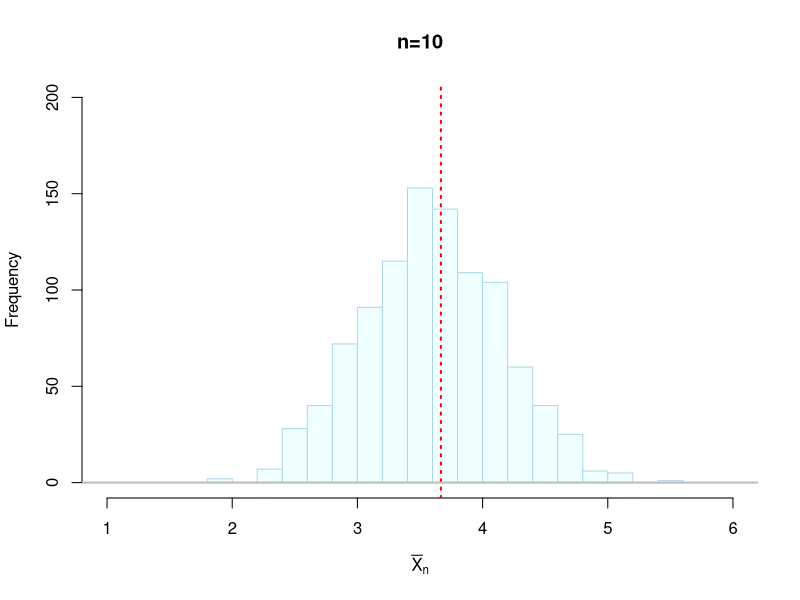
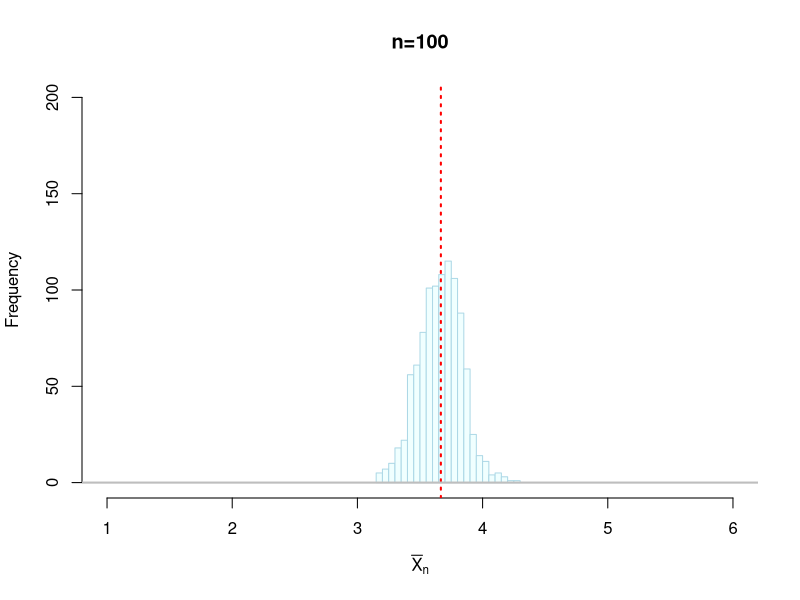
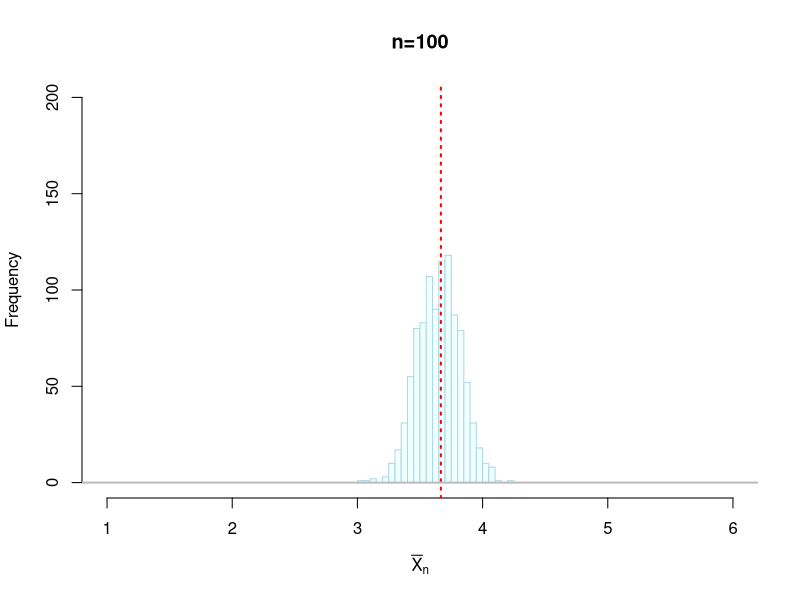
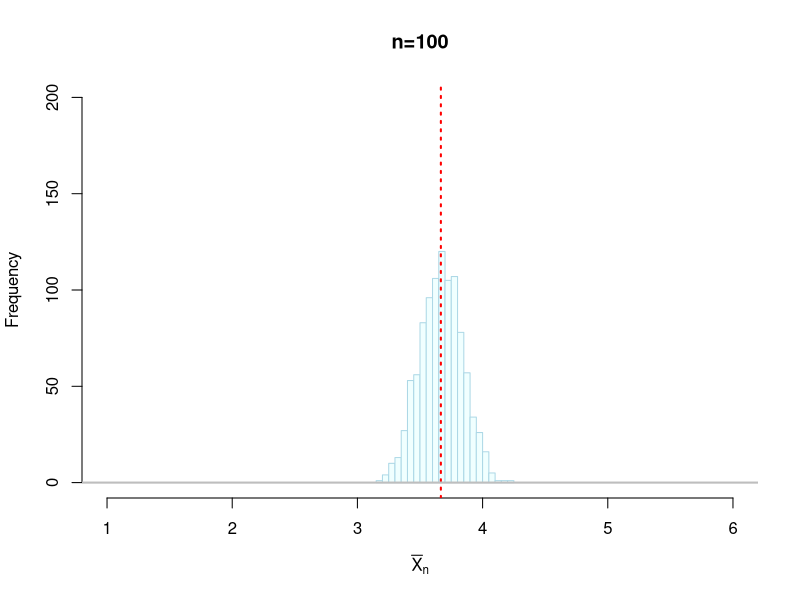
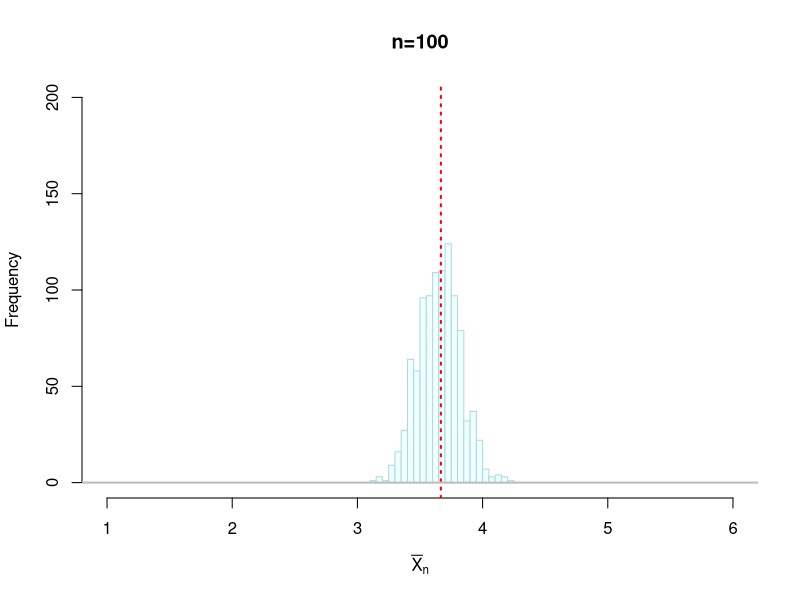
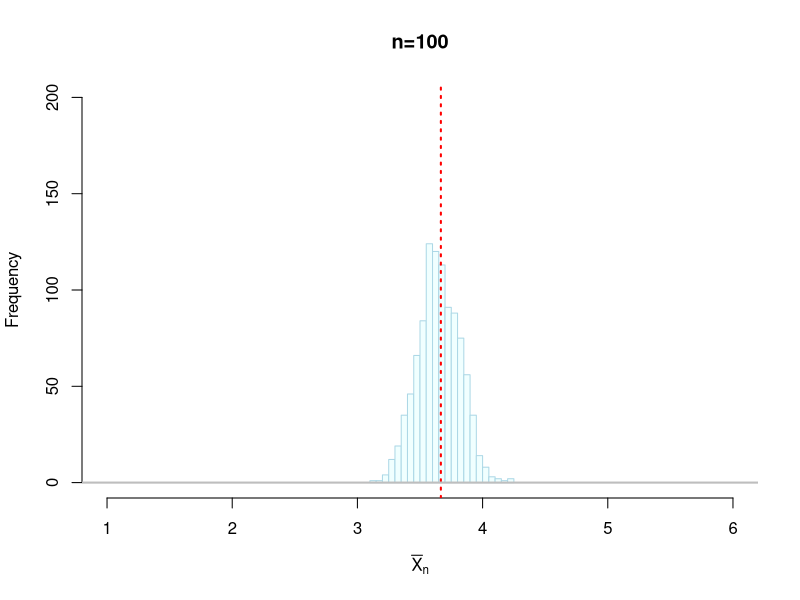
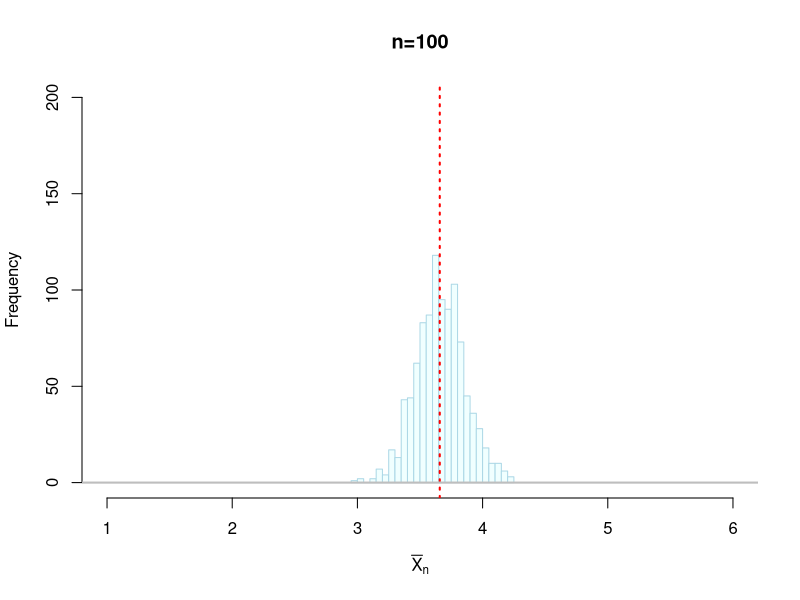
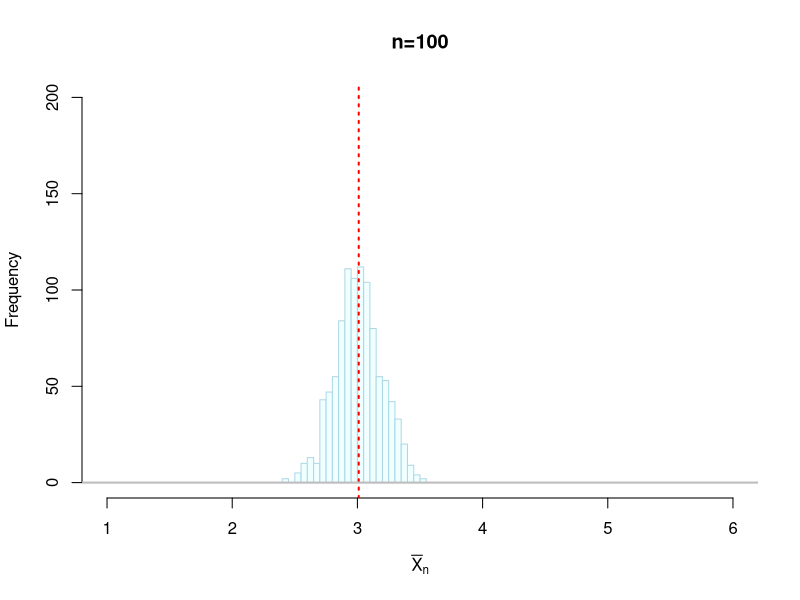

The R source for these figures, in order:
### 第6回 演習問題解答例

### 例題1
### 平均と分散の計算

p <- rep(c(1/9,2/9),3) # 確率の値 (1/9 と 2/9 を交互に3回繰り返す)
x <- 1:6 # サイコロの目の値
(mu <- sum(x*p)) # 平均値の計算
(var <- sum((x-mu)^2*p)) # 分散の計算
sqrt(var) # 標準偏差

### 練習1
### 大数の法則
set.seed(121212) # 乱数のシード値の指定
## 試行(離散分布の標本平均の計算)を定義する
myMean <- function(n,p) # 標本平均を計算する関数
    mean(sample(omega, size=n, prob=p, replace=TRUE))
omega <- 1:6 # 以下サイコロの場合で実験

## 基本の実験
p <- rep(1:2, 3) # 出現確率の比(奇数1:偶数2)
mu <- weighted.mean(omega, p) # 理論上の平均
mc <- 1000 # Monte-Carlo実験の繰り返し回数
n <- 10 # 標本数
xbars <- replicate(mc, myMean(n,p)) 
hist(xbars, breaks=20,
     col="azure", border="lightblue",
     xlim=c(1,6), ylim=c(0,200), # 描画範囲を指定
     xlab=expression(bar(X)[n]), 
     main=paste0("n=",n)) # 回数をタイトルに表示
abline(v=mu, col="red", lwd=2, lty="dotted") # 理論値
abline(h=0, col="grey", lwd=2, lty="solid")

## 乱数のシードによる違いを比較
n <- 100 # 標本数
for(i in c(12,34,56,78,90)){ # シード値を指定
    set.seed(i)
    xbars <- replicate(mc, myMean(n,p)) # mc回繰り返し
    hist(xbars, breaks=20,
	 col="azure", border="lightblue",
	 xlim=c(1,6), ylim=c(0,200), 
	 xlab=expression(bar(X)[n]), 
	 main=paste0("n=",n)) 
    abline(v=mu, col="red", lwd=2, lty="dotted")
    abline(h=0, col="grey", lwd=2, lty="solid")
}

## 出現確率の違いを比較
n <- 100 # 標本数
for(i in 1:5){ # pをランダムに設定して実験
    p <- runif(length(omega)) # 一様乱数で出現確率を設定
    mu <- weighted.mean(omega, p) # 理論上の平均
    xbars <- replicate(mc, myMean(n,p)) # mc回繰り返し
    hist(xbars, breaks=20,
	 col="azure", border="lightblue",
	 xlim=c(1,6), ylim=c(0,200), 
	 xlab=expression(bar(X)[n]), 
	 main=paste0("n=",n)) 
    abline(v=mu, col="red", lwd=2, lty="dotted")
    abline(h=0, col="grey", lwd=2, lty="solid")
}

## サンプル数の違いを比較
p <- rep(1:2, 3) # 出現確率は元の設定
mu <- weighted.mean(omega, p) # 理論上の平均
for(n in c(10,100,1000)){ # サンプル数を変えて実験
    xbars <- replicate(mc, myMean(n,p)) # mc回繰り返し
    hist(xbars, breaks=20,
	 col="azure", border="lightblue",
	 xlim=c(1,6), ylim=c(0,200),
	 xlab=expression(bar(X)[n]), 
	 main=paste0("n=",n)) 
    abline(v=mu, col="red", lwd=2, lty="dotted")
    abline(h=0, col="grey", lwd=2, lty="solid")
}

### 中心極限定理
set.seed(232323)    # 乱数のシード値の指定
## 試行(離散分布の標本平均の計算)を定義する
myMean <- function(n,p) # 標本平均を計算する関数
    mean(sample(omega, size=n, prob=p, replace=TRUE))
omega <- 1:6 # 以下サイコロの場合で実験
mc <- 10000 # Monte-Carlo実験の繰り返し回数

## 出現確率の違いを比較
n <- 1000 # 標本数
for(i in 1:5){ # pをランダムに設定して実験
    p <- runif(length(omega)) # 一様乱数で出現確率を設定
    mu <- weighted.mean(omega, p) # 理論上の平均
    sigma <- sqrt( # 理論上の標準偏差(分散の平方根)
        weighted.mean(omega^2,p)-mu^2)
    xbars <- replicate(mc, myMean(n,p)) 
    hist(sqrt(n)*(xbars - mu)/sigma, breaks=30,
         freq=FALSE, 
         xlim=c(-3, 3), ylim=c(0,0.55),  
         col="orange", border="orchid",
         xlab=expression(sqrt(n)*(bar(X)[n]-mu)/sigma),
         main=paste0("n=",n))
    curve(dnorm, add=TRUE, col="red", lwd=2) 
}

## サンプル数の違いを比較
p <- rep(1:2, 3) # 出現確率の比(奇数1:偶数2) (9で割らなくても大丈夫)
(mu <- weighted.mean(omega, p)) # 理論上の平均
(sigma <- sqrt( # 理論上の標準偏差(分散の平方根)
     weighted.mean(omega^2,p)-mu^2)) 
for(n in c(1,10,100,1000)){ # サンプル数を変えて実験
    xbars <- replicate(mc, myMean(n,p)) # mc回繰り返し
    hist(sqrt(n)*(xbars - mu)/sigma, breaks=30,
         freq=FALSE, # 密度で表示
         xlim=c(-3, 3), ylim=c(0,0.55),  
         col="orange", border="orchid",
         xlab=expression(sqrt(n)*(bar(X)[n]-mu)/sigma),
         main=paste0("n=",n))
    curve(dnorm, add=TRUE, col="red", lwd=2) # 理論曲線
}

### 少数の法則
set.seed(343434) # 乱数のシード値の指定

## 基本の実験
n <- 5000    # 1日の総生産量
p <- 0.002   # 不良品の発生確率
N <- 5*50*2  # 観測日数(週5日x50週間x2年操業に対応)
x <- rbinom(N,n,p) # 不良品数
## x <- replicate(N, rbinom(1,n,p)) # これでも同じ
(myData <- table(x)) # 不良品数の度数分布表を作成
## それぞれの不良品数が生じた日数の割合のグラフを作成
par(family = "HiraginoSans-W4") # 日本語フォントの指定
plot(myData/N, type="h", col="royalblue", lwd=6, 
     xlab="不良品数", ylab="発生割合")
lines(min(x):max(x)+0.4, dpois(min(x):max(x),n*p),
      type="h", col="red", lwd=6) # 理論上の割合
legend("topright", inset=1/20, # 右上に配置
       legend=c("観測値", "理論値"), 
       col=c("royalblue", "red"), lwd=4) # 凡例

## nの違いを比較
p <- 0.002
for(n in c(500,1000,5000,10000)){
  x <- rbinom(N,n,p) # 不良品数
  myData <- table(x)/N # 集計
  par(family = "HiraginoSans-W4") 
  plot(myData, type="h", col="royalblue", lwd=6, 
       xlab="不良品数", ylab="発生割合",
       main=paste("n =",n,"p =",p))
  lines(min(x):max(x)+0.4, dpois(min(x):max(x),n*p),
      type="h", col="red", lwd=6) 
}

## pの違いを比較
n <- 5000
for(p in c(0.001,0.002,0.005,0.01)){
  x <- rbinom(N,n,p) # 不良品数
  myData <- table(x)/N # 集計
  par(family = "HiraginoSans-W4") 
  plot(myData, type="h", col="royalblue", lwd=6, 
       xlab="不良品数", ylab="発生割合",
       main=paste("n =",n,"p =",p))
  lines(min(x):max(x)+0.4, dpois(min(x):max(x),n*p),
      type="h", col="red", lwd=6) 
}
